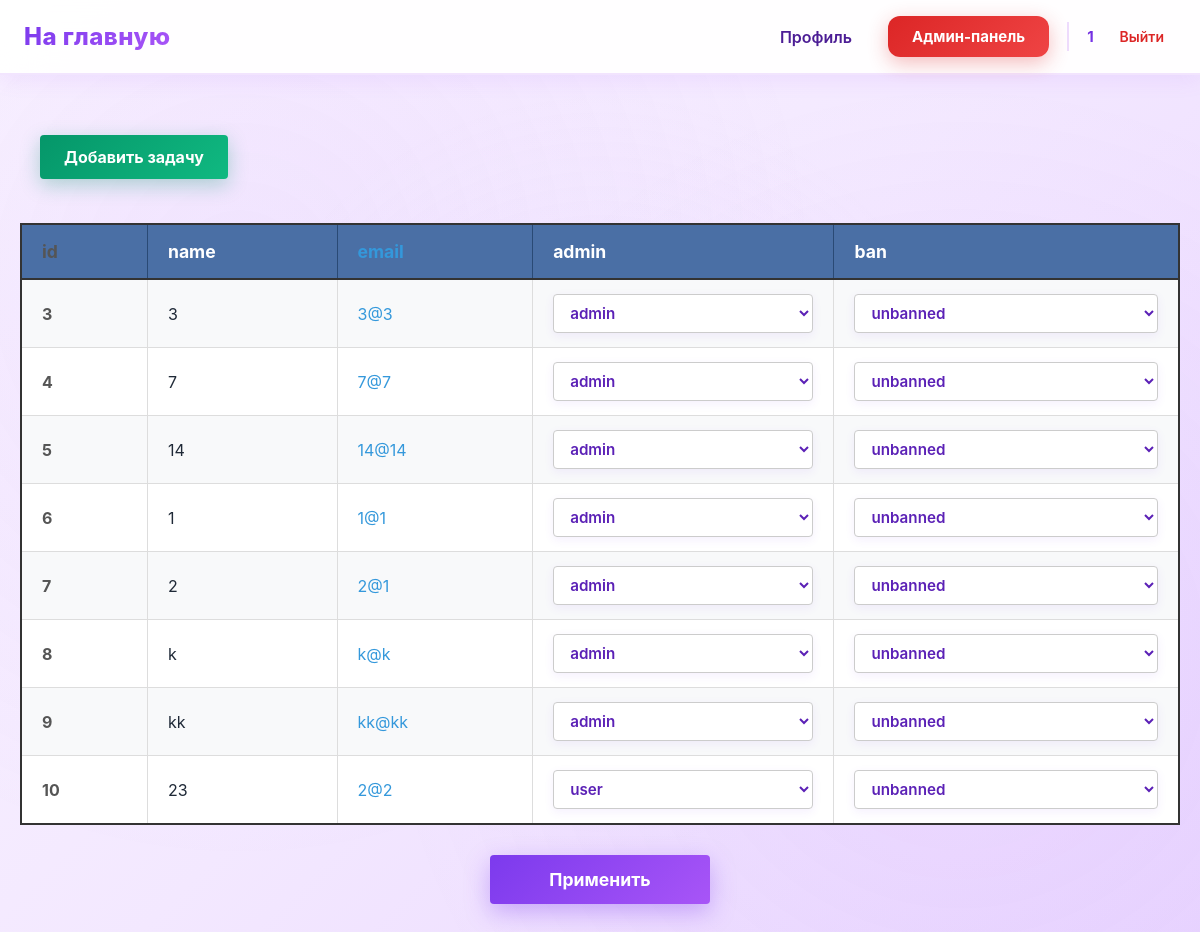
The app's page /admin (signed in) with its own data.
### data/users.py (models this page shows, shortened)
class User(SqlAlchemyBase, UserMixin):
    __tablename__ = 'users'
    id = sqlalchemy.Column(sqlalchemy.Integer,
                           primary_key=True, autoincrement=True)
    name = sqlalchemy.Column(sqlalchemy.String, nullable=True)
    email = sqlalchemy.Column(sqlalchemy.String,
                              index=True, unique=True, nullable=True)
    hashed_password = sqlalchemy.Column(sqlalchemy.String, nullable=True)
    elo_rating = sqlalchemy.Column(sqlalchemy.Float, default=1000)
    admin = sqlalchemy.Column(sqlalchemy.Boolean, default=0)
    ban = sqlalchemy.Column(sqlalchemy.Boolean, default=0)
    created_date = sqlalchemy.Column(sqlalchemy.DateTime,
                                     default=datetime.datetime.now)
    submissions = orm.relationship("Submissions", back_populates="user")

### main.py (the view, shortened to what this page needs)
@app.route('/admin', methods=["GET", "POST"])
@login_required
@admin_required
@user_ban
def admin():
    subject = session.get('subject')
    db_sess = db_session.create_session()
    users = db_sess.query(User)
    return render_template("admin_first.html", users=users, subject=subject)

### data/db_session.py (called while the page is built)
def create_session() -> Session:
    global __factory
    return __factory()

### main.py (called while the page is built)
@login_manager.user_loader
def load_user(user_id):
    db_sess = db_session.create_session()
    return db_sess.get(User, user_id)

def admin_required(func):
    @wraps(func)
    def wrapper(*args, **kwargs):
        if not current_user.admin:
            abort(403)
        return func(*args, **kwargs)
    return wrapper

def user_ban(func):
    @wraps(func)
    def wrapper(*args, **kwargs):
        if current_user.ban:
            abort(403)
        return func(*args, **kwargs)
    return wrapper

### templates/admin_first.html (shortened to what this page needs)
{% extends "base.html" %}
{% block styles %}
<link rel="stylesheet" href="{{ url_for('static', filename='admin_first.css') }}">
{% endblock %}
{% block content %}
<a class="btn btn-task" href="/admin/task">Добавить задачу</a>
<form method="post" action="/admin">
<div class="table-container">
    <table>
        <tr>
            <td>id</td>
            <td>name</td>
            <td>email</td>
            <td>admin</td>
            <td>ban</td>
        </tr>
        {% for user in users %}
        <tr>
            <td>{{user.id}}</td>
            <td>{{ user.name }}</td>
            <td>{{user.email}}</td>
            <td>
                <select class="admin-select" name="admin_{{user.id}}">
                    {% if user.admin == 1 %}
                        <option value="admin" selected>admin</option>
                    {% else %}
                        <option value="user" selected>user</option>
                    {% endif %}
                </select>
            </td>
            <td>
                <select class="ban-select" name="ban_{{user.id}}">
                    {% if user.ban == 1 %}
                        <option value="banned" selected>banned</option>
                        <option value="unbanned">unbanned</option>
                    {% else %}
                        <option value="unbanned" selected>unbanned</option>
                    {% endif %}
                </select>
            </td>
        </tr>
        {% endfor %}
    </table>
</div>
<button type="submit" id="applytBtn">Применить</button>
</form>
{% endblock %}

### templates/base.html (shortened to what this page needs)
<!doctype html>
<html lang="ru">
<head>
    <link rel="stylesheet" href="{{ url_for('static', filename='base.css') }}">
    {% block styles %}{% endblock %}
</head>
<body>
<header class="site-header">
    <nav class="navbar">
        <div class="nav-left">
            {% if session.get('subject') %}
            <a class="logo" href="/{{ subject }}/">На главную</a>
            {% else %}
            <a class="logo" href="/">На главную</a>
            {% endif %}
        </div>
        <div class="nav-right">
            {% if current_user.is_authenticated %}
                <a class="nav-link" href="/profile">Профиль</a>
                {% if current_user.admin %}
                    <a class="btn btn-admin" href="/admin">Админ-панель</a>
                {% endif %}
                <div class="user-menu">
                    <span class="username">{{ current_user.name }}</span>
                    <a class="logout" href="/logout">Выйти</a>
                </div>
            {% else %}
                <a class="btn btn-outline" href="/login">Войти</a>
                <a class="btn btn-primary" href="/register">Регистрация</a>
            {% endif %}
        </div>
    </nav>
</header>
<main class="page-content">
    {% block content %}{% endblock %}
</main>
</body>
</html>

### static/base.css (style rules this page uses)
* { box-sizing: border-box; margin: 0; padding: 0; font-family: "Inter", "Segoe UI", Arial, sans-serif; }
body { background: linear-gradient(135deg, #faf5ff 0%, #f3e8ff 50%, #e9d5ff 100%); background-attachment: fixed; color: #1f2937; min-height: 100vh; position: relative; }
body::before { content: ''; position: fixed; top: 0; left: 0; right: 0; bottom: 0; background: radial-gradient(circle at 20% 30%, rgba(168, 85, 247, 0.08) 0%, transparent 50%), radial-gradient(circle at 80% 70%, rgba(192, 132, 252, 0.08) 0%, transparent 50%), radial-gradient(circle at 50% 50%, rgba(233, 213, 255, 0.1) 0%, transparent 50%); pointer-events: none; z-index: 0; }
.site-header { background: rgba(255, 255, 255, 0.95); backdrop-filter: blur(20px); border-bottom: 2px solid rgba(168, 85, 247, 0.15); box-shadow: 0 4px 20px rgba(168, 85, 247, 0.1); position: relative; z-index: 100; }
.navbar { max-width: 1200px; margin: 0 auto; padding: 16px 24px; display: flex; align-items: center; justify-content: space-between; }
.logo { font-size: 24px; font-weight: 800; text-decoration: none; background: linear-gradient(135deg, #7c3aed, #a855f7); -webkit-background-clip: text; -webkit-text-fill-color: transparent; background-clip: text; letter-spacing: 0.5px; transition: all 0.3s ease; position: relative; }
.logo::after { content: ''; position: absolute; bottom: -4px; left: 0; width: 0; height: 3px; background: linear-gradient(90deg, #7c3aed, #a855f7); border-radius: 2px; transition: width 0.3s ease; }
.nav-left, .nav-right { display: flex; align-items: center; gap: 18px; position: relative; z-index: 10; }
.nav-link { text-decoration: none; color: #4c1d95; font-weight: 600; padding: 10px 18px; border-radius: 12px; transition: all 0.3s ease; position: relative; background: transparent; }
.btn-admin { background: linear-gradient(135deg, #dc2626, #ef4444); color: #ffffff !important; box-shadow: 0 6px 20px rgba(220, 38, 38, 0.3); position: relative; overflow: hidden; font-weight: 700; padding: 10px 20px; border-radius: 12px; text-decoration: none; transition: all 0.3s ease; }
.btn-admin::before { content: ''; position: absolute; top: 50%; left: 50%; width: 0; height: 0; border-radius: 50%; background: rgba(255, 255, 255, 0.2); transform: translate(-50%, -50%); transition: width 0.6s ease, height 0.6s ease; }
.user-menu { display: flex; align-items: center; gap: 14px; padding-left: 18px; border-left: 2px solid rgba(168, 85, 247, 0.2); }
.username { font-size: 15px; font-weight: 700; color: #5b21b6; background: linear-gradient(135deg, #6d28d9, #7c3aed); -webkit-background-clip: text; -webkit-text-fill-color: transparent; background-clip: text; }
.logout { text-decoration: none; font-size: 14px; color: #dc2626; font-weight: 600; padding: 6px 12px; border-radius: 8px; transition: all 0.2s ease; }
.btn { text-decoration: none; font-size: 15px; padding: 11px 24px; border-radius: 12px; font-weight: 700; transition: all 0.3s cubic-bezier(0.4, 0, 0.2, 1); position: relative; overflow: hidden; z-index: 1; display: inline-block; }
.btn::before { content: ''; position: absolute; top: 50%; left: 50%; width: 0; height: 0; border-radius: 50%; background: rgba(255, 255, 255, 0.2); transform: translate(-50%, -50%); transition: width 0.6s ease, height 0.6s ease; z-index: -1; }
.page-content { max-width: 1200px; margin: 40px auto; padding: 0 20px; position: relative; z-index: 10; }
a { color: #7c3aed; }
input, textarea, select { background: #ffffff; border: 2px solid rgba(168, 85, 247, 0.2); border-radius: 10px; padding: 12px 16px; color: #1f2937; font-size: 14px; transition: all 0.3s ease; }

### records on screen
User: name "1", id "6", email "1@1", admin+id "admin", ban+id "unbanned"
User: id "3", name "3", email "3@3", admin+id "admin", ban+id "unbanned"
User: id "4", name "7", email "7@7", admin+id "admin", ban+id "unbanned"
User: id "5", name "14", email "14@14", admin+id "admin", ban+id "unbanned"
User: id "7", name "2", email "2@1", admin+id "admin", ban+id "unbanned"
User: id "8", name "k", email "k@k", admin+id "admin", ban+id "unbanned"
User: id "9", name "kk", email "kk@kk", admin+id "admin", ban+id "unbanned"
User: id "10", name "23", email "2@2", admin+id "user", ban+id "unbanned"
